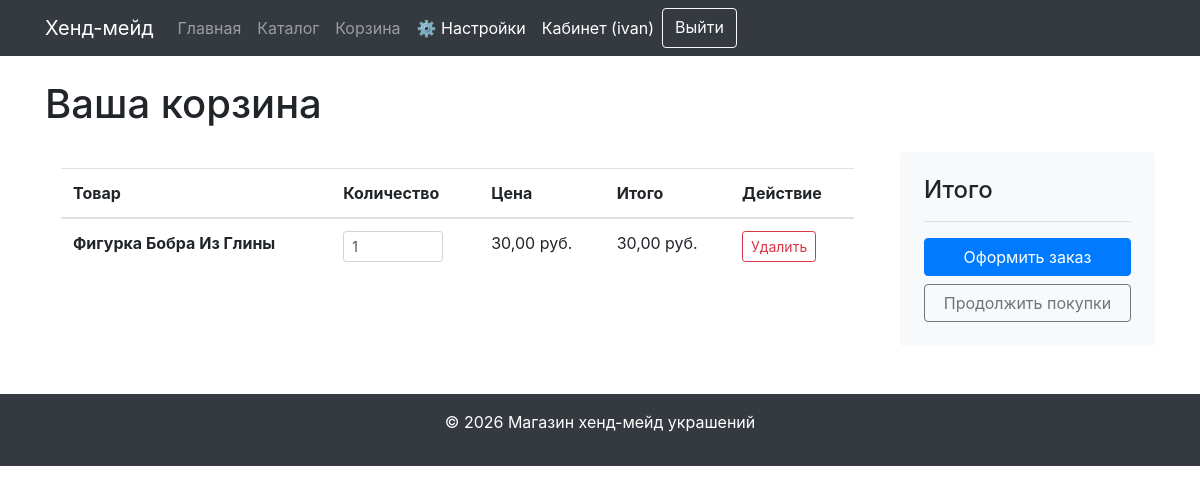
The page /cart/ (signed in) on the database as committed earlier.
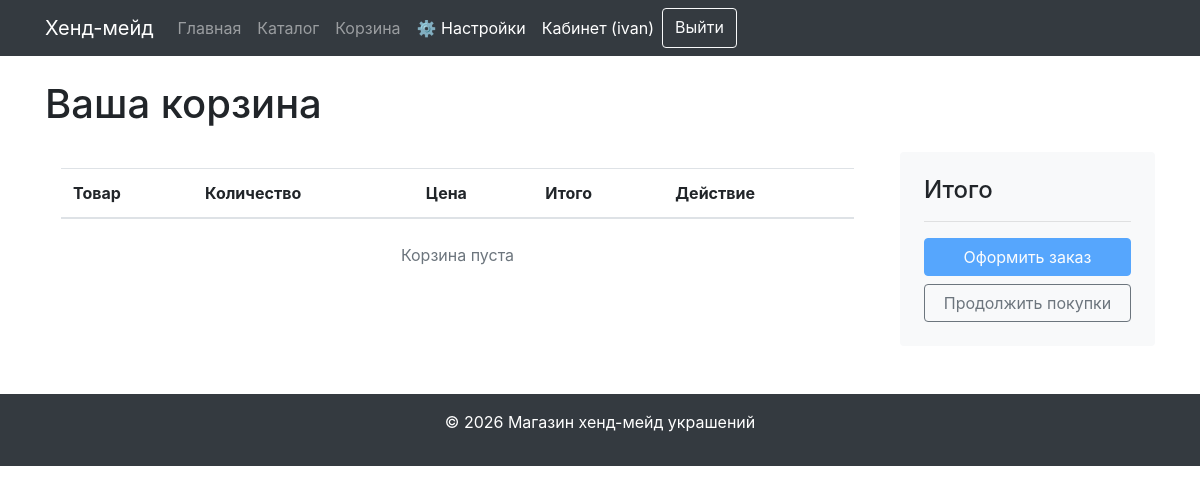
The same page on the database as committed later.
### shop_lb/models.py (models this page shows, shortened)
class Bucket_Element(Model):
    bucket = models.ForeignKey(Bucket, on_delete=models.CASCADE, verbose_name="Корзина пользователя")
    product = models.ForeignKey(Product, on_delete=models.CASCADE, verbose_name="Товар")
    number = models.PositiveIntegerField(verbose_name="Kоличество единиц товара в корзине")
    def cost(self):
        return self.number * self.product.price

class Product(Model):
    name = models.CharField(max_length=200, verbose_name="Название")
    description = models.TextField(verbose_name="Описание")
    image = models.ImageField(upload_to='products/%Y/%m/%d/', verbose_name="Фото товара")
    price = models.DecimalField(
        max_length=10,
        decimal_places=2,
        max_digits=10,
        validators=[MinValueValidator(0)],
        verbose_name="Цена"
    )
    stock_quantity = models.IntegerField(
        validators=[MinValueValidator(0)],
        verbose_name="Количество на складе"
    )
    category = models.ForeignKey(Category, on_delete=models.CASCADE, verbose_name="Категория")
    manufacturer = models.ForeignKey(Getter, on_delete=models.CASCADE, verbose_name="Производитель")

### shop_lb/views.py (the view)
# urls.py: path('cart/', views.cart_view, name='cart_view'),
def cart_view(request):
    bucket, created = Bucket.objects.prefetch_related('bucket_element_set__product').get_or_create(user=request.user)
    return render(request, 'cart.html', {'bucket': bucket})

### shop_lb/templates/cart.html (shortened to what this page needs)
{% extends 'base.html' %}
{% block content %}
<div class="mb-4">
    <h1>Ваша корзина</h1>
</div>
<div class="row">
    <div class="col-lg-9 col-12">
        <div class="table-responsive bg-white p-3 rounded shadow-sm">
            <table class="table align-middle">
                <thead>
                    <tr>
                        <th>Товар</th>
                        <th>Количество</th>
                        <th>Цена</th>
                        <th>Итого</th>
                        <th>Действие</th>
                    </tr>
                </thead>
                <tbody>
                    {% for item in bucket.bucket_element_set.all %}
                    <tr>
                        <td><strong>{{ item.product.name }}</strong></td>
                        <td>
                            <form action="{% url 'cart_update' item.id %}" method="post" class="d-inline-block" style="width: 100px;">
                                <input type="number"
                                       name="number"
                                       value="{{ item.number }}"
                                       min="1"
                                       max="{{ item.product.stock_quantity }}"
                                       class="form-control form-control-sm"
                                       onchange="this.form.submit()">
                            </form>
                        </td>
                        <td>{{ item.product.price }} руб.</td>
                        <td>{{ item.cost }} руб.</td>
                        <td>
                            <a href="{% url 'cart_remove' item.id %}" class="btn btn-sm btn-outline-danger">Удалить</a>
                        </td>
                    </tr>
                    {% empty %}
                    <tr>
                        <td colspan="5" class="text-center text-muted py-4">Корзина пуста</td>
                    </tr>
                    {% endfor %}
                </tbody>
            </table>
        </div>
    </div>
    <div class="col-lg-3 col-12 mt-4 mt-lg-0">
        <div class="p-4 bg-light rounded shadow-sm">
            <h4 class="mb-3">Итого</h4>
            <hr>
            <a href="{% url 'checkout' %}" class="btn btn-primary w-100 {% if not bucket.bucket_element_set.all %}disabled{% endif %}">
                Оформить заказ
            </a>
            <a href="{% url 'product_list' %}" class="btn btn-outline-secondary w-100 mt-2">
                Продолжить покупки
            </a>
        </div>
    </div>
</div>
{% endblock %}

### shop_lb/templates/base.html (shortened to what this page needs)
{% load static %}
<!DOCTYPE html>
<html lang="ru">
<head>
    <link rel="stylesheet" href="{% static 'css/bootstrap.min.css' %}">
    <link rel="stylesheet" href="{% static 'css/style.css' %}">
</head>
<body>
    <nav class="navbar navbar-expand-lg navbar-dark bg-dark">
      <div class="container">
        <a class="navbar-brand" href="{% url 'home' %}">Хенд-мейд</a>
        <div class="collapse navbar-collapse" id="navbarNav">
          <div class="navbar-nav me-auto">
            <a class="nav-link" href="{% url 'home' %}">Главная</a>
            <a class="nav-link" href="{% url 'product_list' %}">Каталог</a>
            <a class="nav-link" href="{% url 'cart_view' %}">Корзина</a>
          </div>
          <div class="navbar-nav">
            {% if user.is_authenticated %}
              <a class="nav-item nav-link text-white me-2" href="{% url 'settings' %}">⚙️ Настройки</a>
              <a class="nav-item nav-link text-white fw-bold me-2" href="{% url 'profile' %}"> Кабинет ({{ user.username }})</a>
              <a class="btn btn-outline-light ms-lg-2 mt-2 mt-lg-0" href="{% url 'api_logout' %}">Выйти</a>
            {% else %}
              <a class="btn btn-outline-light ms-lg-2 mt-2 mt-lg-0" href="{% url 'login' %}">Войти</a>
            {% endif %}
          </div>
        </div>
      </div>
    </nav>
   <div class="container mt-4">
        {% block content %}
        {% endblock %}
    </div>
    <footer class="bg-dark text-white text-center py-3 mt-5">
        <p>&copy; 2026 Магазин хенд-мейд украшений</p>
    </footer>
</body>
</html>

Rows that differ between the two databases and show on the page:
removed Bucket_Element: product.name "Фигурка Бобра Из Глины", number "1", product.price "30,00", cost "30,00"
Other text that changed with them:
text now shown: "Корзина пуста"
